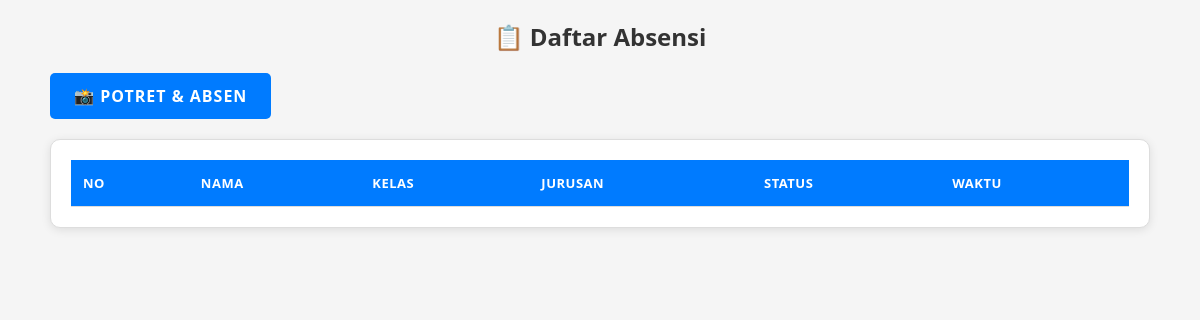
Before: /absensi with the older database file.
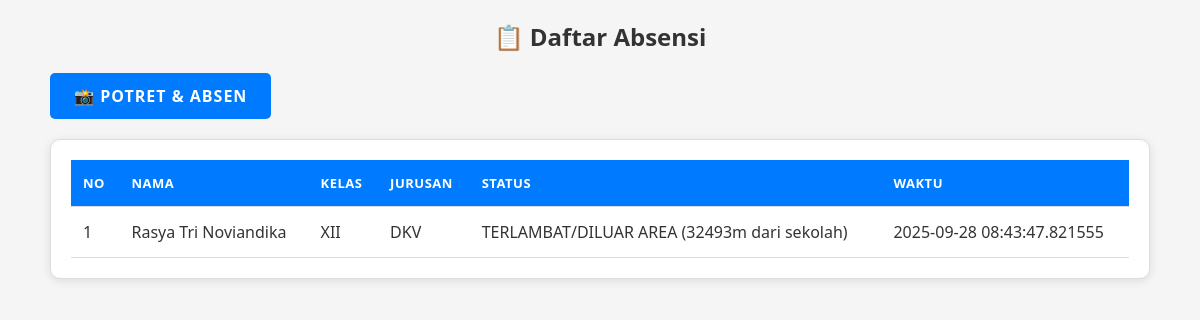
After: the same page with the newer database file.
### tables this page shows
CREATE TABLE absensi (
            id INTEGER PRIMARY KEY AUTOINCREMENT,
            siswa_id INTEGER,
            nama TEXT,
            kelas TEXT,
            jurusan TEXT,
            latitude REAL,
            longitude REAL,
            status TEXT,
            waktu TIMESTAMP DEFAULT CURRENT_TIMESTAMP
        );

### app.py (the view)
@app.route("/absensi")
def absensi_user():
    conn = sqlite3.connect(DB_NAME)
    cur = conn.cursor()
    cur.execute("SELECT nama, kelas, jurusan, status, waktu FROM absensi ORDER BY waktu DESC")
    absensi = cur.fetchall()
    conn.close()
    return render_template("user/absensi.html", absensi=absensi)

### templates/user/absensi.html (shortened to what this page needs)
<!DOCTYPE html>
<html lang="id">
<head>
</head>
<body>
<div class="container">
    <h2>📋 Daftar Absensi</h2>
    <a href="{{ url_for('potret_user') }}" class="button">📸 Potret & Absen</a>
    <div class="table-container">
        <table>
            <thead>
                <tr>
                    <th>No</th>
                    <th>Nama</th>
                    <th>Kelas</th>
                    <th>Jurusan</th>
                    <th>Status</th>
                    <th>Waktu</th>
                </tr>
            </thead>
            <tbody>
                {% for a in absensi %}
                <tr>
                    <td data-label="No">{{ loop.index }}</td>
                    <td data-label="Nama">{{ a[0] }}</td>
                    <td data-label="Kelas">{{ a[1] }}</td>
                    <td data-label="Jurusan">{{ a[2] }}</td>
                    <td data-label="Status">{{ a[3] }}</td>
                    <td data-label="Waktu">{{ a[4] }}</td>
                </tr>
                {% endfor %}
            </tbody>
        </table>
    </div>
</div>
</body>
</html>

### templates/user/absensi.html (style rules this page uses)
* { margin: 0; padding: 0; box-sizing: border-box; font-family: 'Segoe UI', Tahoma, Geneva, Verdana, sans-serif; }
body { background: #f5f5f5; color: #333; padding: 20px; margin: 0; min-height: 100vh; }
h2 { text-align: center; margin-bottom: 20px; color: #333; font-weight: 600; }
.container { max-width: 1100px; margin: 0 auto; }
a.button { display: inline-block; padding: 12px 24px; margin-bottom: 20px; background: #007bff; color: white; text-decoration: none; border-radius: 5px; font-weight: 600; transition: all 0.3s ease; text-transform: uppercase; letter-spacing: 1px; }
.table-container { background: #fff; padding: 20px; border-radius: 10px; box-shadow: 0 2px 10px rgba(0,0,0,0.1); border: 1px solid #ddd; overflow-x: auto; }
table { width: 100%; border-collapse: collapse; min-width: 700px; }
th, td { padding: 14px 12px; border-bottom: 1px solid #ddd; text-align: left; }
th { background: #007bff; color: white; text-transform: uppercase; letter-spacing: 0.5px; font-size: 13px; font-weight: 600; }
html { scroll-behavior: smooth; }

Changed rows visible on the page:
added absensi: nama "Rasya Tri Noviandika", kelas "XII", jurusan "DKV", status "TERLAMBAT/DILUAR AREA (32493m dari sekolah)", waktu "2025-09-28 08:43:47.821555"
